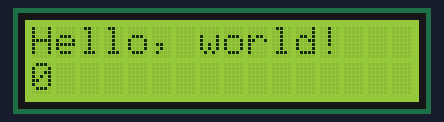
A sketch run on a simulated Arduino Uno, built with avr-gcc and run on an emulated ATmega328P. Shown: 16×2 character LCD.

Above: at 0.1 s.
At 4.1 s:
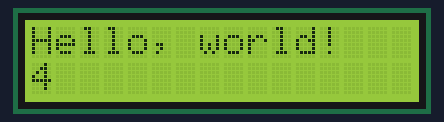
At 9.1 s:
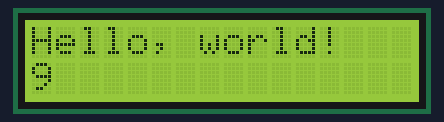
At 19.1 s:
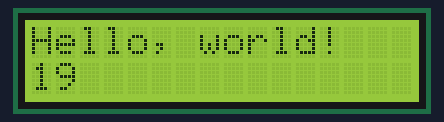
At 28.1 s:
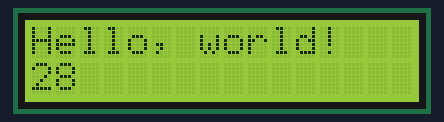
At 38.1 s:
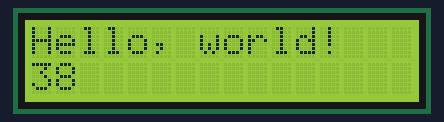

Measured:
- what the display in image 1 shows lasts 1.0 s, from 4.1 s to 5.1 s

The sketch:

LCD_display_1.ino
```cpp
#include <LiquidCrystal.h>

int seconds = 0;
LiquidCrystal lcd(12, 11, 5, 4, 3, 2); //RS, E, D4, D5, D6, D7

void setup(){
  lcd.begin(16,2);//number of Columns, number of Rows
  lcd.print("Hello, world!");
}

void loop(){
  lcd.setCursor(0,1);//col, row
  lcd.print(seconds);
  delay(1000);
  seconds += 1;
}
```
